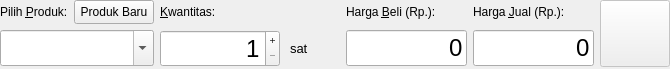
<?xml version="1.0" encoding="UTF-8"?>
<ui version="4.0">
 <class>PurchaseOrderItemEditor</class>
 <widget class="QDialog" name="PurchaseOrderItemEditor">
  <property name="geometry">
   <rect>
    <x>0</x>
    <y>0</y>
    <width>670</width>
    <height>69</height>
   </rect>
  </property>
  <property name="windowTitle">
   <string>Tambahkan Produk</string>
  </property>
  <layout class="QGridLayout" name="gridLayout" rowstretch="0,0" columnstretch="1,0,0,0,0">
   <property name="leftMargin">
    <number>0</number>
   </property>
   <property name="topMargin">
    <number>0</number>
   </property>
   <property name="rightMargin">
    <number>0</number>
   </property>
   <property name="bottomMargin">
    <number>0</number>
   </property>
   <item row="0" column="0">
    <layout class="QHBoxLayout" name="horizontalLayout">
     <item>
      <widget class="QLabel" name="label">
       <property name="text">
        <string>Pilih &amp;Produk:</string>
       </property>
       <property name="buddy">
        <cstring>productComboBox</cstring>
       </property>
      </widget>
     </item>
     <item>
      <spacer name="horizontalSpacer">
       <property name="orientation">
        <enum>Qt::Horizontal</enum>
       </property>
       <property name="sizeHint" stdset="0">
        <size>
         <width>40</width>
         <height>20</height>
        </size>
       </property>
      </spacer>
     </item>
     <item>
      <widget class="QPushButton" name="newProductButton">
       <property name="maximumSize">
        <size>
         <width>500</width>
         <height>24</height>
        </size>
       </property>
       <property name="toolTip">
        <string>Tambah produk baru</string>
       </property>
       <property name="text">
        <string>Produk Baru</string>
       </property>
       <property name="icon">
        <iconset resource="app.qrc">
         <normaloff>:/icons/add</normaloff>:/icons/add</iconset>
       </property>
       <property name="autoDefault">
        <bool>false</bool>
       </property>
      </widget>
     </item>
    </layout>
   </item>
   <item row="0" column="1">
    <widget class="QLabel" name="label_2">
     <property name="text">
      <string>&amp;Kwantitas:</string>
     </property>
     <property name="buddy">
      <cstring>quantitySpinBox</cstring>
     </property>
    </widget>
   </item>
   <item row="0" column="2">
    <widget class="QLabel" name="label_4">
     <property name="text">
      <string>Harga &amp;Beli (Rp.):</string>
     </property>
     <property name="buddy">
      <cstring>priceEdit</cstring>
     </property>
    </widget>
   </item>
   <item row="0" column="3">
    <widget class="QLabel" name="label_3">
     <property name="text">
      <string>Harga &amp;Jual (Rp.):</string>
     </property>
     <property name="buddy">
      <cstring>priceEdit</cstring>
     </property>
    </widget>
   </item>
   <item row="0" column="4" rowspan="2">
    <widget class="QPushButton" name="addButton">
     <property name="enabled">
      <bool>false</bool>
     </property>
     <property name="sizePolicy">
      <sizepolicy hsizetype="Minimum" vsizetype="Minimum">
       <horstretch>0</horstretch>
       <verstretch>0</verstretch>
      </sizepolicy>
     </property>
     <property name="minimumSize">
      <size>
       <width>70</width>
       <height>0</height>
      </size>
     </property>
     <property name="text">
      <string/>
     </property>
     <property name="icon">
      <iconset resource="app.qrc">
       <normaloff>:/icons/add</normaloff>:/icons/add</iconset>
     </property>
     <property name="iconSize">
      <size>
       <width>20</width>
       <height>20</height>
      </size>
     </property>
     <property name="autoDefault">
      <bool>false</bool>
     </property>
    </widget>
   </item>
   <item row="1" column="0">
    <widget class="QComboBox" name="productComboBox">
     <property name="sizePolicy">
      <sizepolicy hsizetype="Preferred" vsizetype="Fixed">
       <horstretch>0</horstretch>
       <verstretch>0</verstretch>
      </sizepolicy>
     </property>
     <property name="font">
      <font>
       <pointsize>18</pointsize>
      </font>
     </property>
     <property name="editable">
      <bool>true</bool>
     </property>
    </widget>
   </item>
   <item row="1" column="1">
    <layout class="QHBoxLayout" name="horizontalLayout_2">
     <property name="spacing">
      <number>10</number>
     </property>
     <item>
      <widget class="QSpinBox" name="quantitySpinBox">
       <property name="sizePolicy">
        <sizepolicy hsizetype="Minimum" vsizetype="Fixed">
         <horstretch>0</horstretch>
         <verstretch>0</verstretch>
        </sizepolicy>
       </property>
       <property name="minimumSize">
        <size>
         <width>120</width>
         <height>0</height>
        </size>
       </property>
       <property name="maximumSize">
        <size>
         <width>120</width>
         <height>16777215</height>
        </size>
       </property>
       <property name="font">
        <font>
         <pointsize>18</pointsize>
        </font>
       </property>
       <property name="alignment">
        <set>Qt::AlignRight|Qt::AlignTrailing|Qt::AlignVCenter</set>
       </property>
       <property name="buttonSymbols">
        <enum>QAbstractSpinBox::PlusMinus</enum>
       </property>
       <property name="minimum">
        <number>1</number>
       </property>
       <property name="maximum">
        <number>999999</number>
       </property>
       <property name="stepType">
        <enum>QAbstractSpinBox::DefaultStepType</enum>
       </property>
       <property name="value">
        <number>1</number>
       </property>
      </widget>
     </item>
     <item>
      <widget class="QLabel" name="uomLabel">
       <property name="minimumSize">
        <size>
         <width>50</width>
         <height>0</height>
        </size>
       </property>
       <property name="maximumSize">
        <size>
         <width>50</width>
         <height>16777215</height>
        </size>
       </property>
       <property name="font">
        <font>
         <pointsize>10</pointsize>
        </font>
       </property>
       <property name="text">
        <string>sat</string>
       </property>
      </widget>
     </item>
    </layout>
   </item>
   <item row="1" column="2">
    <widget class="CurrencyEdit" name="costEdit">
     <property name="sizePolicy">
      <sizepolicy hsizetype="Expanding" vsizetype="Fixed">
       <horstretch>0</horstretch>
       <verstretch>0</verstretch>
      </sizepolicy>
     </property>
     <property name="maximumSize">
      <size>
       <width>150</width>
       <height>16777215</height>
      </size>
     </property>
     <property name="font">
      <font>
       <pointsize>18</pointsize>
      </font>
     </property>
     <property name="text">
      <string>0</string>
     </property>
     <property name="alignment">
      <set>Qt::AlignRight|Qt::AlignTrailing|Qt::AlignVCenter</set>
     </property>
     <property name="readOnly">
      <bool>false</bool>
     </property>
    </widget>
   </item>
   <item row="1" column="3">
    <widget class="CurrencyEdit" name="priceEdit">
     <property name="sizePolicy">
      <sizepolicy hsizetype="Expanding" vsizetype="Fixed">
       <horstretch>0</horstretch>
       <verstretch>0</verstretch>
      </sizepolicy>
     </property>
     <property name="maximumSize">
      <size>
       <width>150</width>
       <height>16777215</height>
      </size>
     </property>
     <property name="font">
      <font>
       <pointsize>18</pointsize>
      </font>
     </property>
     <property name="text">
      <string>0</string>
     </property>
     <property name="alignment">
      <set>Qt::AlignRight|Qt::AlignTrailing|Qt::AlignVCenter</set>
     </property>
     <property name="readOnly">
      <bool>false</bool>
     </property>
    </widget>
   </item>
  </layout>
 </widget>
 <customwidgets>
  <customwidget>
   <class>CurrencyEdit</class>
   <extends>QLineEdit</extends>
   <header>libs/currencyedit.h</header>
  </customwidget>
 </customwidgets>
 <tabstops>
  <tabstop>newProductButton</tabstop>
  <tabstop>productComboBox</tabstop>
  <tabstop>quantitySpinBox</tabstop>
  <tabstop>priceEdit</tabstop>
  <tabstop>addButton</tabstop>
 </tabstops>
 <resources>
  <include location="app.qrc"/>
 </resources>
 <connections/>
</ui>
